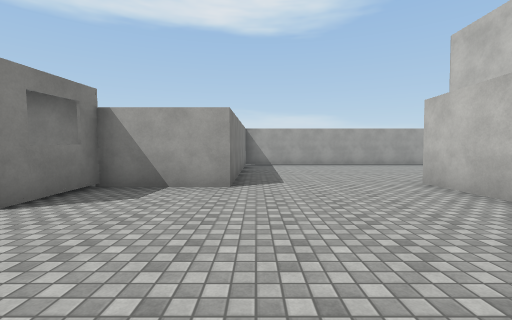
[1] (above)

24 first-person views from a walk through a scene from a Unity 3-D project. The camera is 1.4 m above the floor, tilts 4° down and sees 90° across. The floor is counted in squares, 2 m on a side. Each view is taken from the middle of a square. On the plan, view 1 faces up. The plan holds only what a view shows up to about 9 squares ahead; the rest is blank. The place goes on beyond the plan. The player is left out. Surface patterns are stand-ins for the level's own textures.

[2]
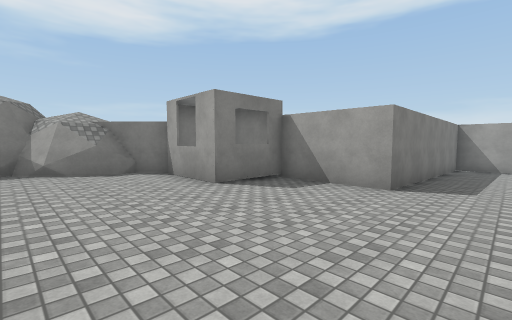

[3]
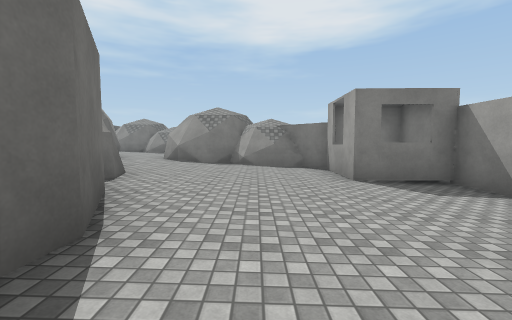

[4]
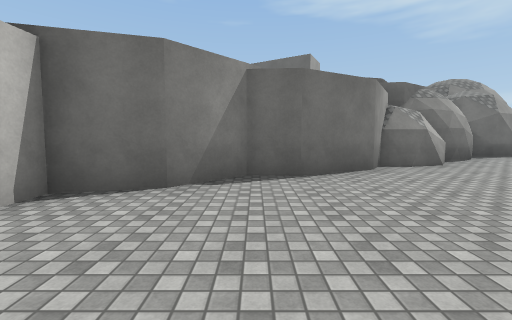

[5]
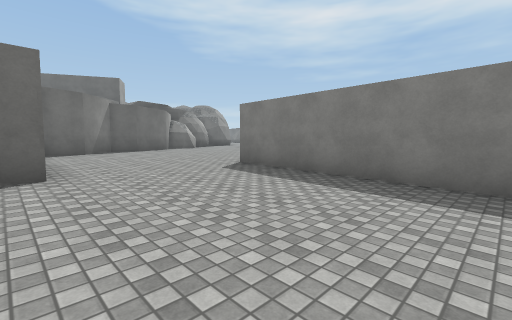

[6]
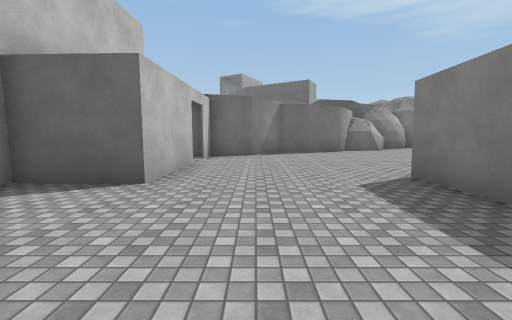

[7]
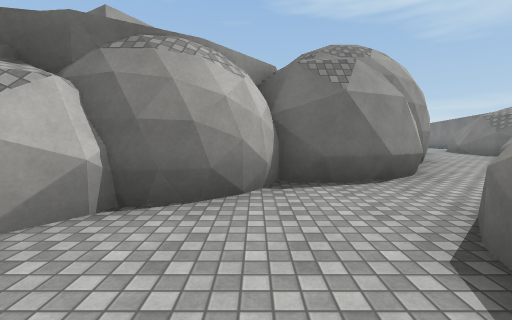

[8]
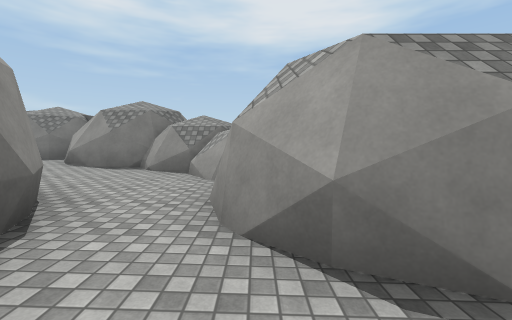

[9]
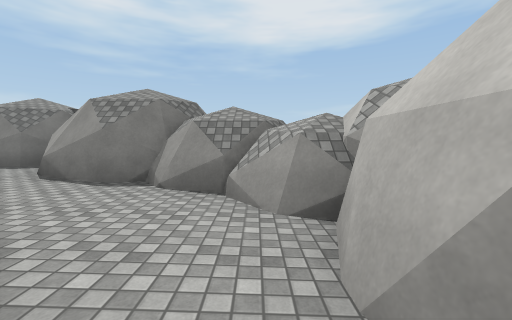

[10]
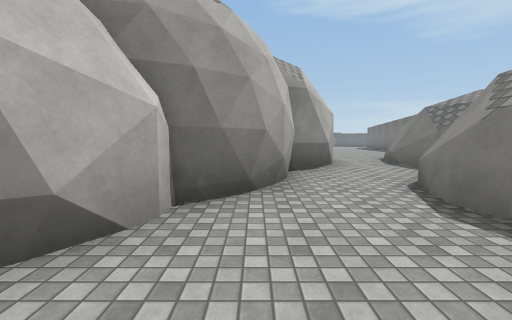

[11]
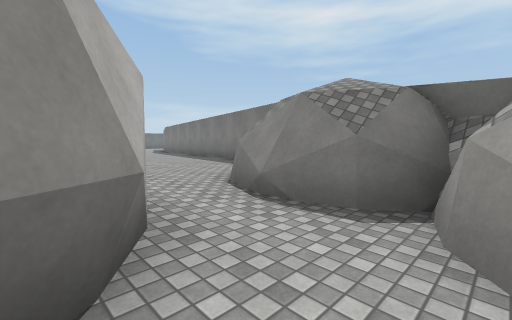

[12]
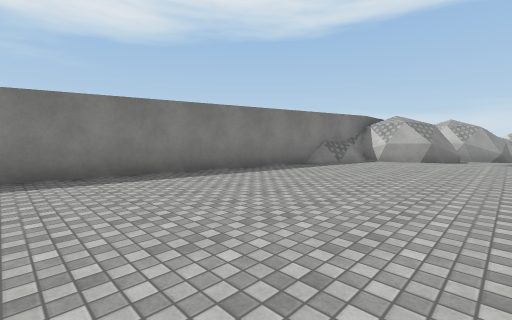

[13]
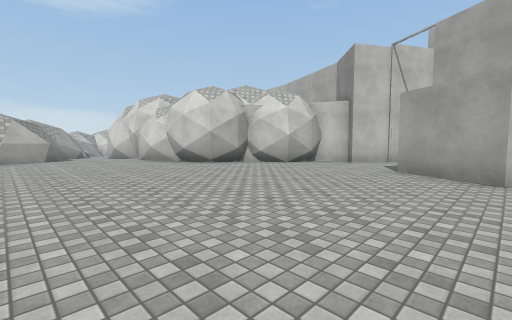

[14]
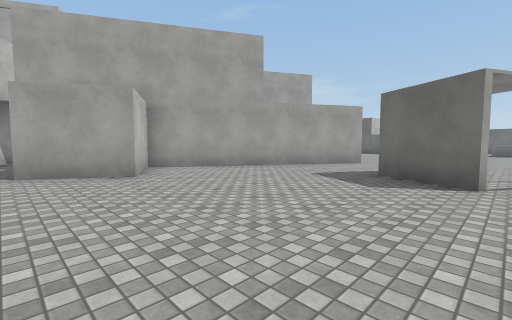

[15]
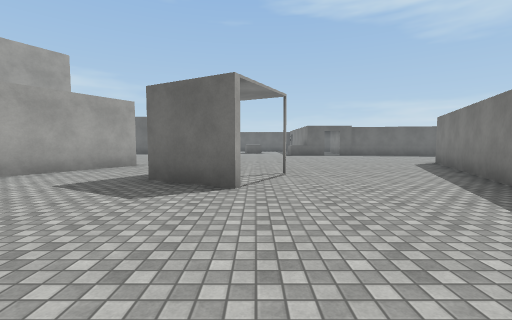

[16]
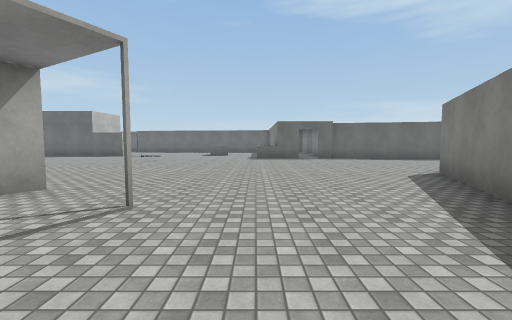

[17]
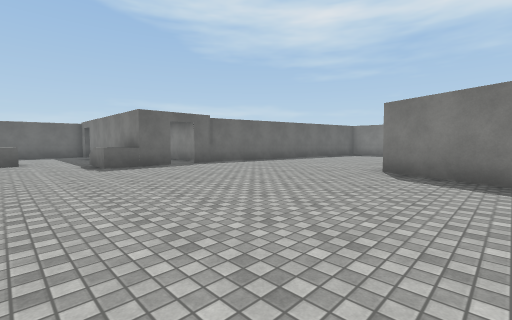

[18]
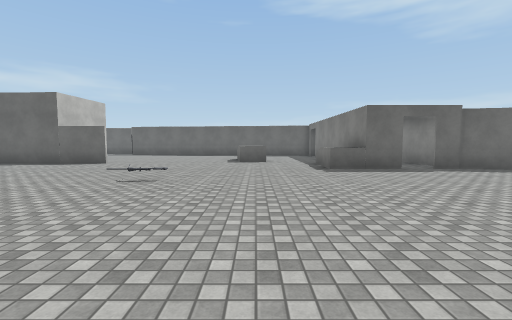

[19]
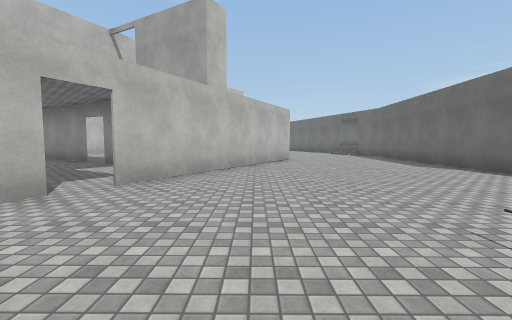

[20]
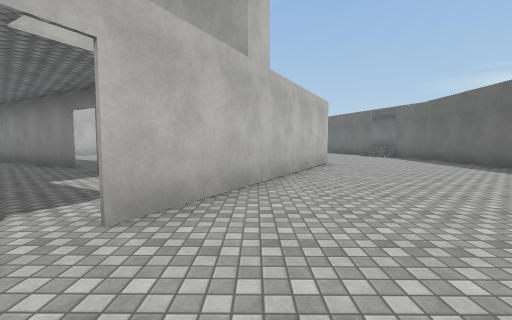

[21]
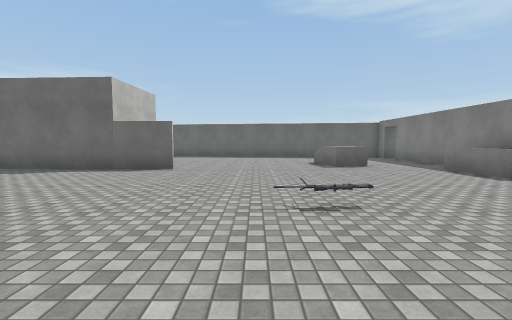

[22]
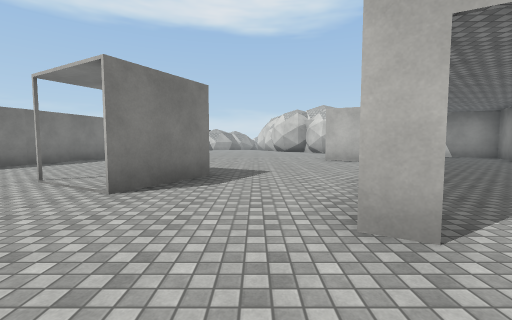

[23]
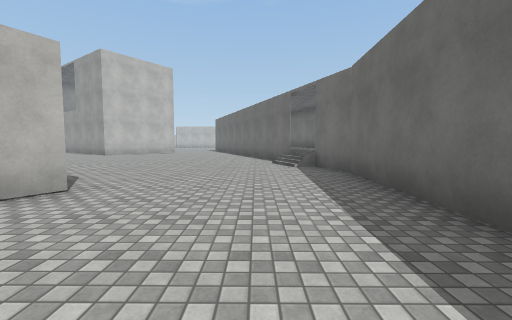

[24]
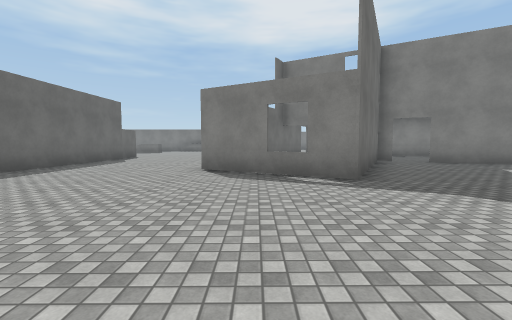

### Floor plan
Key: @ floor where view 1 was taken; # wall or solid block; x gap in a wall; . main floor; : floor 0.25 m higher than the main floor; - floor 0.25 m lower than the main floor; _ floor 0.5 m lower than the main floor; < floor 0.75 m lower than the main floor; ( floor 1 m lower than the main floor; ! floor 1.25 m lower than the main floor; / step, stairs or slope; = window, fence, low wall or low ledge; ^ raised ledge; H hut; O other object.
Columns run from 23 left of view 1 to 4 right of it. Each row starts with its distance up from view 1.
 10                       #!!!!!
  9                       #(((((
  8                       #(((((
  7                       #(((((
  6                       #(((((
  5                   HH###<<<<H
  4                   H_H<<<<<<H
  3                  #HHH<<<<<<H
  2                  #<<<<<<<<<
  1                 ##________##
  0                 ##_____@_##
 -1                 #_____####
 -2              ####---###
 -3             ##----###
 -4             #---###
 -5            ##--##
 -6            ##.##
 -7           ##..#
 -8          ##..##
 -9          ##.##
-10          ##:
-11         ##:::
-12         =::::#
-13        #/::::##
-14        #::::::##
-15        #:::::::##
-16        #::::::::###
-17       #:::::::::::##
-18       #::::::::::::##
-19       #.........H...##
-20       #........H     #
-21       #........H   ..#
-22      #..........# ..##
-23      #.........##...#
-24      #...HH....#...##.
-25     #.....HH..##...#..
-26     #.....H...#........
-27    #.........##...##....
-28    #.........#...  ###...
-29   #............#     ##....
-30 ...............###    #....
-31 .................### #=.....
-32  ..................###.....
-33   .........O...............
-34    ........................
-35   ###x^^...................
-36    ## ^^................//#
-37     # #........##########
-38       #..^.....
-39       #..^^....

Positions as (right, up) in squares from view 1, and headings:
1: (0, 0), facing up
2: (1, 0), facing up-left
3: (2, 1), facing left
4: (1, 4), facing down
5: (4, 10), facing down-left
6: (2, 9), facing down
7: (-5, 0), facing down
8: (-5, -2), facing left
9: (-7, -3), facing left
10: (-9, -3), facing down
11: (-10, -7), facing down-left
12: (-11, -20), facing up-left
13: (-14, -21), facing up-right
14: (-14, -19), facing down-right
15: (-14, -20), facing down
16: (-16, -23), facing down
17: (-14, -27), facing down-left
18: (-14, -28), facing down
19: (-13, -31), facing right
20: (-11, -30), facing right
21: (-11, -30), facing down
22: (-11, -30), facing up
23: (-6, -35), facing right
24: (4, -31), facing left
